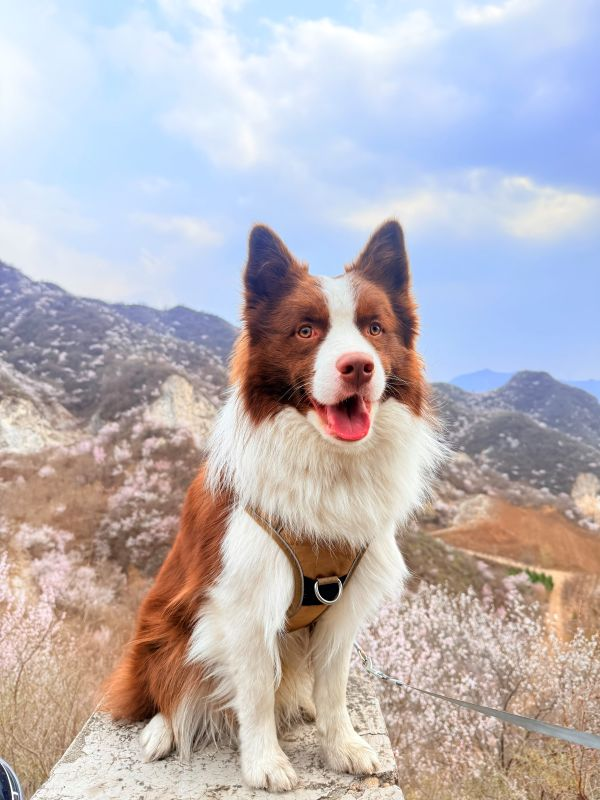
#> input picture Day4/images/dog.jpg, 600 x 800 px, found by its file name
$ python test.py
#> lines starting #> are read from the running program, lines starting #| are printed output that depends on the picture
import cv2
import io

path_img = "E:\Python_CV\stady\Day4\images\dog.jpg"

img = cv2.imread(path_img)
#> img is the input picture: shape (800, 600, 3); mean B, G, R 184.3, 180.1, 186.7
cv2.imshow("img", img)

img_resize = cv2.resize(img, (300, 300))
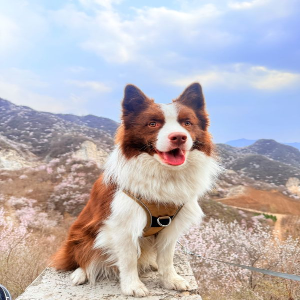
#> img_resize: shape (300, 300, 3); mean B, G, R 184.2, 180, 186.7
cv2.imshow("img_resize", img_resize)

img_filp_horizontal = cv2.flip(img, 1)
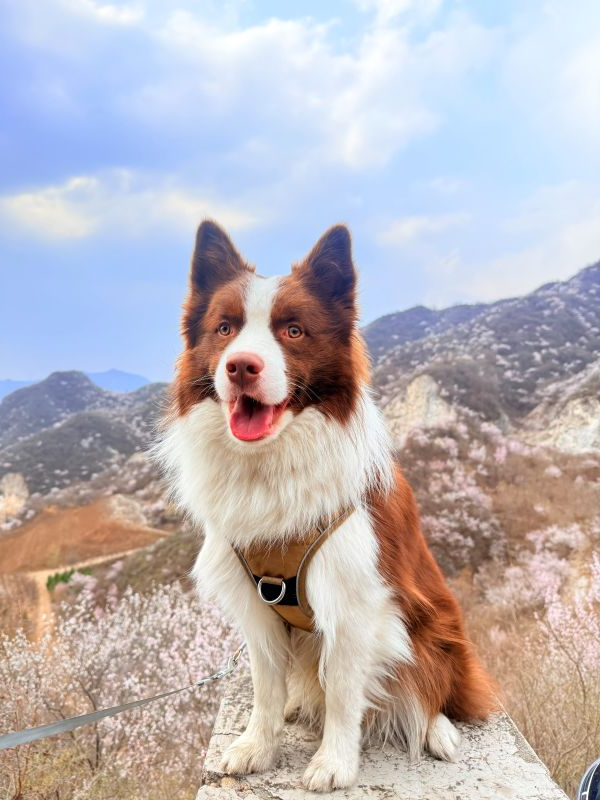
#> img_filp_horizontal: shape (800, 600, 3); mean B, G, R 184.3, 180.1, 186.7
cv2.imshow("img_filp_horizontal", img_filp_horizontal)

img_filp_vertical = cv2.flip(img, 0)
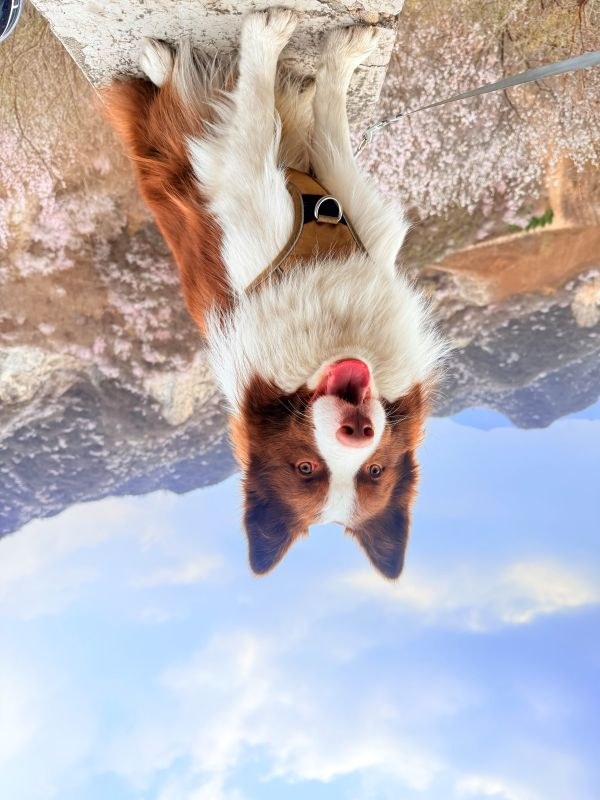
#> img_filp_vertical: shape (800, 600, 3); mean B, G, R 184.3, 180.1, 186.7
cv2.imshow("img_filp_vertical", img_filp_vertical)

img_filp_both = cv2.flip(img, -1)
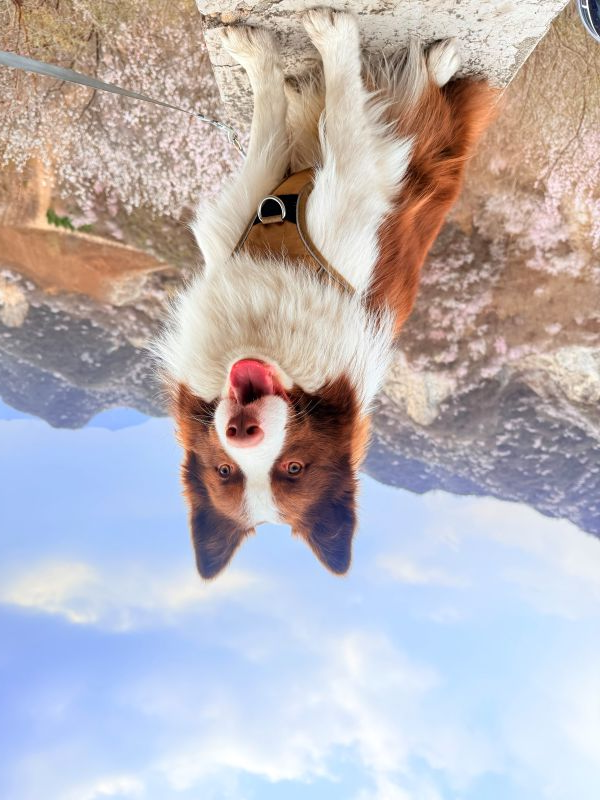
#> img_filp_both: shape (800, 600, 3); mean B, G, R 184.3, 180.1, 186.7
cv2.imshow("img_filp_both", img_filp_both)

cv2.waitKey(0)
cv2.destroyAllWindows()
